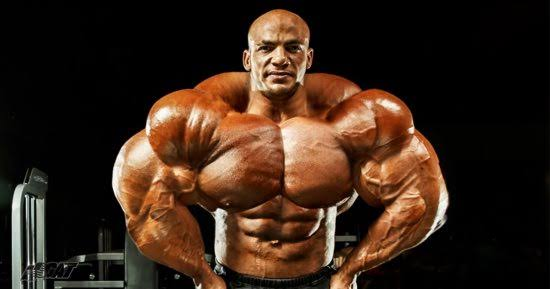
#> input picture images (3).jpeg, 550 x 289 px
$ python change_faces.py
#> lines starting #> are read from the running program, lines starting #| are printed output that depends on the picture; after the words box and inside, x2 and y2 are one past the last pixel; in counts of white or black regions, pixels touching at a corner belong together
### joining_images.py
import cv2
import numpy as np

# this function is copied from murtaza's course for cv
def stackImages(scale, imgArray):

    # get image dimensions
    rows = len(imgArray)
    cols = len(imgArray[0])

    rowsAvailable = isinstance(imgArray[0], list) # returns true if the specified object of the specified type
    width = imgArray[0][0].shape[1]
    height = imgArray[0][0].shape[0]
    if rowsAvailable:
        for x in range(0, rows):
            for y in range(0, cols):
                if imgArray[x][y].shape[:2] == imgArray[0][0].shape[:2] :
                    imgArray[x][y] = cv2.resize(imgArray[x][y], (0,0), None, scale, scale)

                else:
                    imgArray[x][y] = cv2.resize(imgArray[x][y], (imgArray[0][0].shape[1], imgArray[0][0].shape[0]), None, scale, scale)

                if len(imgArray[x][y].shape) == 2:
                    imgArray[x][y] = cv2.cvtColor(imgArray[x][y], cv2.COLOR_GRAY2BGR)


        imgBlank = np.zeros((height, width, 3), np.uint8)
        hor = [imgBlank] * rows

        for x in range(0, rows):
            hor[x] = np.hstack(imgArray[x])
        ver = np.vstack(hor)

    else:
        for x in range(0, rows):
            if imgArray[x].shape[:2] == imgArray[0].shape[:2] :
                imgArray[x] = cv2.resize(imgArray[x], (0,0), None, scale, scale)
            else:
                imgArray[x] = cv2.resize(imgArray[x], (imgArray[0].shape[1], imgArray[0].shape[0]), None, scale, scale)

            if len(imgArray[x].shape) == 2:
                imgArray[x] = cv2.cvtColor(imgArray[x], cv2.COLOR_GRAY2BGR)
        hor = np.hstack(imgArray)
        ver = hor
    return ver


# [8 lines that do not run on import are left out]

### change_faces.py
import cv2
import numpy as np
from joining_images import stackImages

img = cv2.imread(r'images (3).jpeg')
#> img is the input picture: shape (289, 550, 3); mean B, G, R 25.1, 37.7, 57.2
mask = cv2.imread(r'images (4).jpeg')
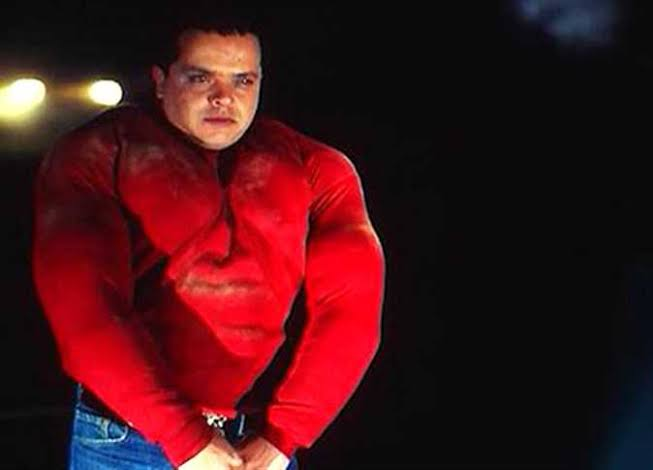
#> input picture images (4).jpeg, 653 x 470 px
#> mask is the input picture: shape (470, 653, 3); mean B, G, R 23.5, 19.4, 68.7


img = cv2.resize(img, (653, 470))
#> img: shape (470, 653, 3)
mask = cv2.resize(mask, (653, 470))

imgGray = cv2.cvtColor(img, cv2.COLOR_BGR2GRAY)
maskGray = cv2.cvtColor(mask, cv2.COLOR_BGR2GRAY)
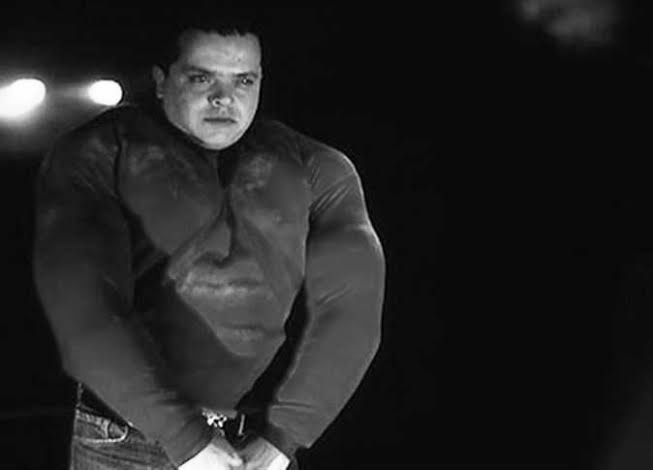
#> maskGray: shape (470, 653); min 0, max 255, mean 34.6


haar_cascade = cv2.CascadeClassifier(cv2.data.haarcascades + 'haarcascade_frontalface_default.xml')

faces_rect = haar_cascade.detectMultiScale(imgGray, scaleFactor=1.1, minNeighbors=3)
#> faces_rect = [[279, 36, 106, 106]]
faces_mask = haar_cascade.detectMultiScale(maskGray, scaleFactor=1.1, minNeighbors=3)
#> faces_mask = [[168, 41, 108, 108]]


print(f"Number of faces found = {len(faces_rect)}")
#| Number of faces found = 1
print(f"faces found = {faces_rect}")    # [[279  36 106 106]]
#| faces found = [[279  36 106 106]]


blank = np.zeros((img.shape[:2]), dtype='uint8')
# cv2.imshow('Blank Image', blank)


for (x,y,w,h) in faces_mask:
    axis_w = int(np.sqrt(w**2 + h**2))//4
    axis_h = int(np.sqrt(w**2 + h**2))//3

    face_mask = cv2.ellipse(blank.copy(), (x+w//2-3, y+h//2-3), (axis_w, axis_h), 0, 0, 360, (255,255,255), -1)
    masked = cv2.bitwise_and(mask, mask, mask=face_mask)

    cv2.ellipse(mask, (x+w//2-3, y+h//2-3), (axis_w, axis_h), 0, 0, 360, (0,255,0), 2)
#> this loop made 1 pass
#> (x, y, w, h, axis_w, axis_h) on pass 1: (168, 41, 108, 108, 38, 50)
#> pass 1, `face_mask = cv2.ellipse(blank.copy(), (x+w//2-3, y+h//2-3), (axis_w, a..`:
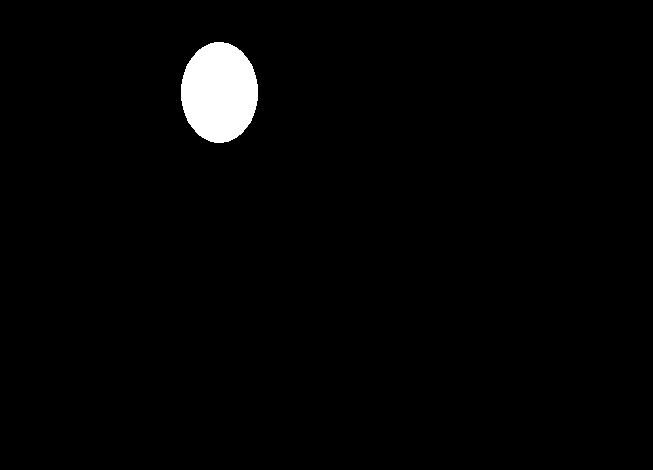
#> face_mask: shape (470, 653); 2% white; 1 white region, box (x1, y1, x2, y2) and area: (181, 42, 258, 143) 6089
#> after the loop:
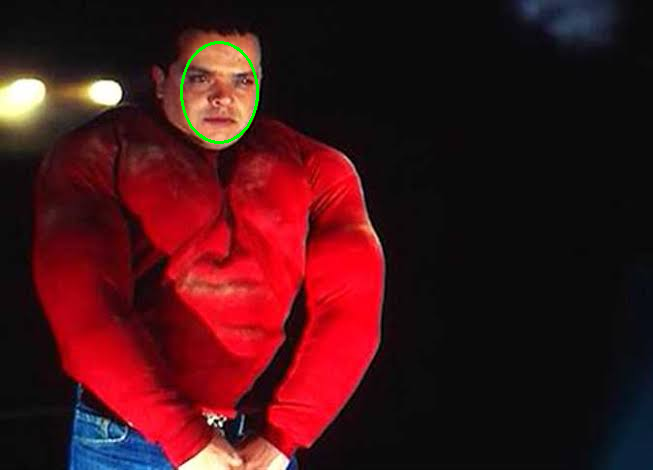
#> mask: shape (470, 653, 3); 0.27% of pixels changed, all inside (x1, y1, x2, y2) = (180, 41, 259, 144)

print("mask ellipse center: ", (x+w//2-3, y+h//2-3))     # (219, 92)
#| mask ellipse center:  (219, 92)


for (x,y,w,h) in faces_rect:
    axis_w = int(np.sqrt(w**2 + h**2))//4
    axis_h = int(np.sqrt(w**2 + h**2))//3

    without_face = cv2.ellipse(img.copy(), (x+w//2-3, y+h//2-3), (axis_w, axis_h), 0, 0, 360, (0,0,0), -1)
    cv2.ellipse(img, (x+w//2, y+h//2), (axis_w, axis_h), 0, 0, 360, (0,255,0), 2)
#> this loop made 1 pass
#> (x, y, w, h, axis_w, axis_h) on pass 1: (279, 36, 106, 106, 37, 49)
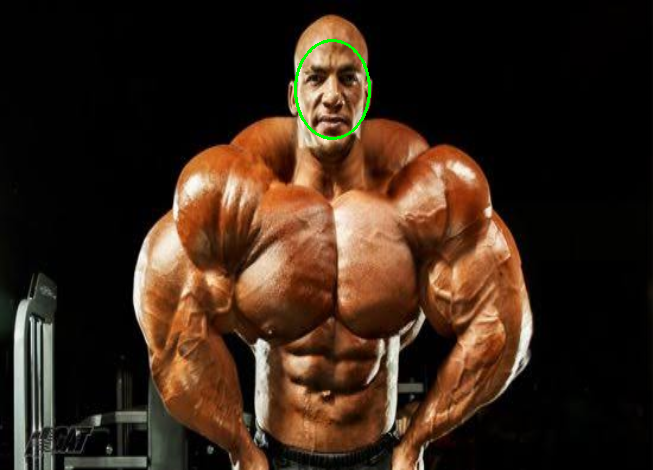
#> img: shape (470, 653, 3); mean B, G, R 24.7, 38, 56.7

print("img ellipse center: ", (x+w//2-3, y+h//2-3))    # (329, 86)
#| img ellipse center:  (329, 86)


def translation(img, x, y):
#> called with x = 110, y = -7
    transMat = np.float32([[1,0,x], [0,1,y]])
    dimensions = (img.shape[1], img.shape[0])
#> dimensions = (653, 470)
    return cv2.warpAffine(img, transMat, dimensions)
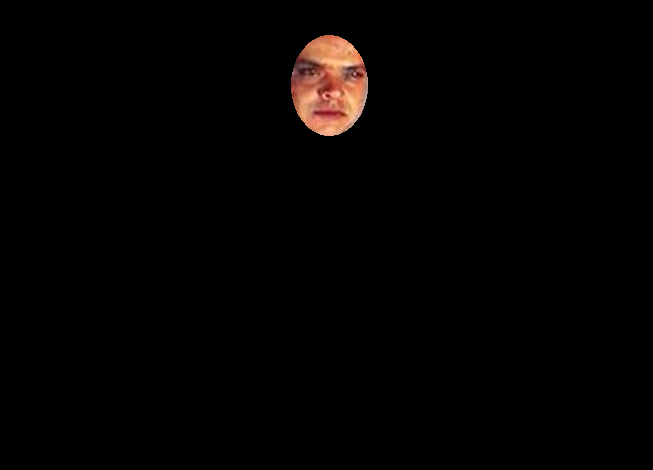
#> returned value: shape (470, 653, 3); mean of channels 0, 1, 2 1.8, 2.4, 3.9; drawn as B, G, R

translated = translation(masked, 110, -7)
#cv2.imshow("translated face mask", translated)


"""

def rescaleFrame(frame, scale=0.95):
    # Images, Videos and Live Video
    width = int(frame.shape[1] * scale)
    height = int(frame.shape[0] * scale )

    dimensions = (width,height)
    return cv2.resize(frame, dimensions, interpolation=cv2.INTER_AREA)


rescaled = rescaleFrame(translated, 0.95)

"""

final_mask = cv2.bitwise_or(without_face, translated)

imgStack = stackImages(0.5,([img, mask], [without_face, masked], [translated, final_mask]))
#> after the loop in stackImages, `for x in range(0, rows):`: hor = 3 items
#> in stackImages, `ver = np.vstack(hor)`:
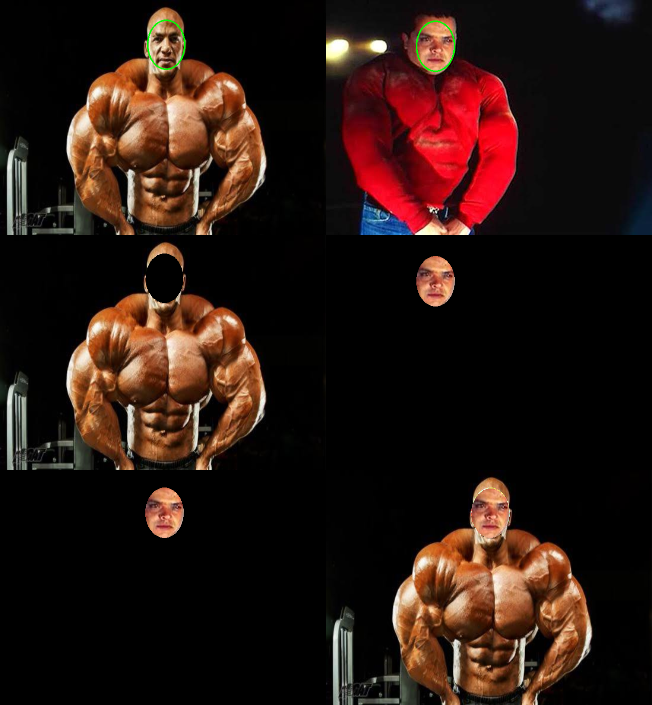
#> ver: shape (705, 652, 3); mean of channels 0, 1, 2 16.7, 22.6, 40.8; drawn as B, G, R

# [5 lines of commented-out code are left out]
cv2.imshow("output", imgStack)

cv2.waitKey(0)
